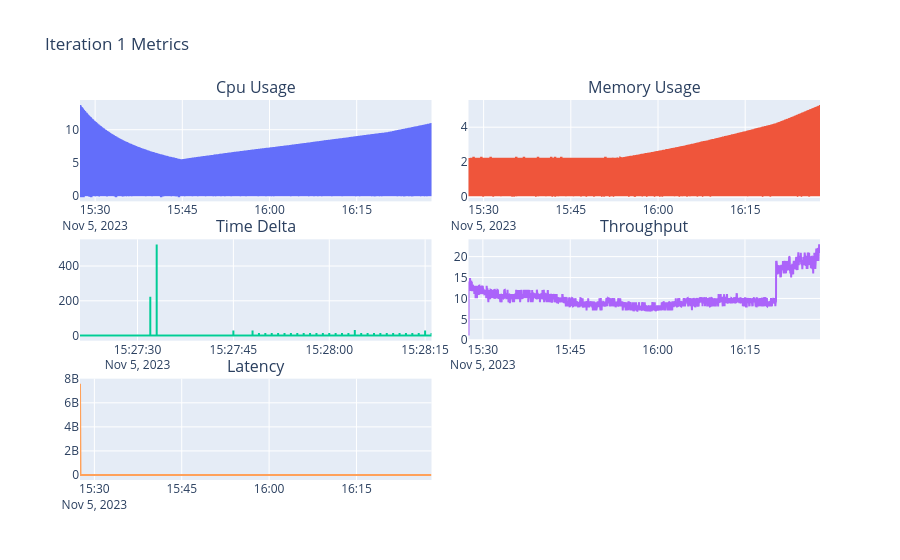

The notebook cell saved with this chart:
### Code cell
from analysis.plot.figure import Grid
import plotly.graph_objects as go

m1 = x.i1.metric

g = Grid(
    rows=3, cols=2,
    subplot_titles=["Cpu Usage", "Memory Usage", "Time Delta", "Throughput", "Latency"],
    horizontal_spacing=0.05, vertical_spacing=0.1,
)
g.add(go.Scatter(x=m1.cpuUsage.Timestamp, y=m1.cpuUsage.CPUPercUsage, mode="lines"))
g.add(go.Scatter(x=m1.memoryUsage.Timestamp, y=m1.memoryUsage.MemoryPercUsage, mode="lines"))
g.add(go.Scatter(x=m1.timedelta.Timestamp[:11000], y=m1.timedelta.TimeDelta[:11000], mode="lines"))
g.add(go.Scatter(x=m1.throughput.Timestamp, y=m1.throughput.Throughput, mode="lines"))
g.add(go.Scatter(x=m1.latency.Timestamp, y=m1.latency.Latency, mode="lines"))
g.layout(showlegend=False, title='Iteration 1 Metrics', height=800)
g.show()

### Figure 1 — Plotly figure (JSON) as saved in the notebook; plotly's stock layout.template omitted (floating-point values rounded to 4 significant figures; data arrays with more than 128 entries replaced by an {"elided": "..."} marker saying what was removed)
{"data": [{"mode": "lines", "type": "scatter", "x": {"elided": "10887 str values"}, "xaxis": "x", "y": {"elided": "10887 float values"}, "yaxis": "y"}, {"mode": "lines", "type": "scatter", "x": {"elided": "10887 str values"}, "xaxis": "x2", "y": {"elided": "10887 float values"}, "yaxis": "y2"}, {"mode": "lines", "type": "scatter", "x": {"elided": "11000 str values"}, "xaxis": "x3", "y": {"elided": "11000 float values"}, "yaxis": "y3"}, {"mode": "lines", "type": "scatter", "x": {"elided": "3600 str values"}, "xaxis": "x4", "y": {"elided": "3600 float values"}, "yaxis": "y4"}, {"mode": "lines", "type": "scatter", "x": {"elided": "3600 str values"}, "xaxis": "x5", "y": {"elided": "3600 int values"}, "yaxis": "y5"}], "layout": {"annotations": [{"font": {"size": 16}, "showarrow": false, "text": "Cpu Usage", "x": 0.2375, "xanchor": "center", "xref": "paper", "y": 1, "yanchor": "bottom", "yref": "paper"}, {"font": {"size": 16}, "showarrow": false, "text": "Memory Usage", "x": 0.7625, "xanchor": "center", "xref": "paper", "y": 1, "yanchor": "bottom", "yref": "paper"}, {"font": {"size": 16}, "showarrow": false, "text": "Time Delta", "x": 0.2375, "xanchor": "center", "xref": "paper", "y": 0.6333, "yanchor": "bottom", "yref": "paper"}, {"font": {"size": 16}, "showarrow": false, "text": "Throughput", "x": 0.7625, "xanchor": "center", "xref": "paper", "y": 0.6333, "yanchor": "bottom", "yref": "paper"}, {"font": {"size": 16}, "showarrow": false, "text": "Latency", "x": 0.2375, "xanchor": "center", "xref": "paper", "y": 0.2667, "yanchor": "bottom", "yref": "paper"}], "autosize": true, "showlegend": false, "title": {"text": "Iteration 1 Metrics"}, "xaxis": {"anchor": "y", "autorange": true, "domain": [0, 0.475], "range": ["2023-11-05 15:27:24", "2023-11-05 16:27:52"], "type": "date"}, "xaxis2": {"anchor": "y2", "autorange": true, "domain": [0.525, 1], "range": ["2023-11-05 15:27:24", "2023-11-05 16:27:52"], "type": "date"}, "xaxis3": {"anchor": "y3", "autorange": true, "domain": [0, 0.475], "range": ["2023-11-05 15:27:21", "2023-11-05 15:28:16"], "type": "date"}, "xaxis4": {"anchor": "y4", "autorange": true, "domain": [0.525, 1], "range": ["2023-11-05 15:27:32", "2023-11-05 16:27:53"], "type": "date"}, "xaxis5": {"anchor": "y5", "autorange": true, "domain": [0, 0.475], "range": ["2023-11-05 15:27:32", "2023-11-05 16:27:53"], "type": "date"}, "xaxis6": {"anchor": "y6", "domain": [0.525, 1]}, "yaxis": {"anchor": "x", "autorange": true, "domain": [0.7333, 1], "range": [-0.7572, 14.46], "type": "linear"}, "yaxis2": {"anchor": "x2", "autorange": true, "domain": [0.7333, 1], "range": [-0.2603, 5.563], "type": "linear"}, "yaxis3": {"anchor": "x3", "autorange": true, "domain": [0.3667, 0.6333], "range": [-29.12, 553.2], "type": "linear"}, "yaxis4": {"anchor": "x4", "autorange": true, "domain": [0.3667, 0.6333], "range": [-0.09075, 24.13], "type": "linear"}, "yaxis5": {"anchor": "x5", "autorange": true, "domain": [0, 0.2667], "range": [-419500000.0, 8009000000.0], "type": "linear"}, "yaxis6": {"anchor": "x6", "domain": [0, 0.2667]}}}
